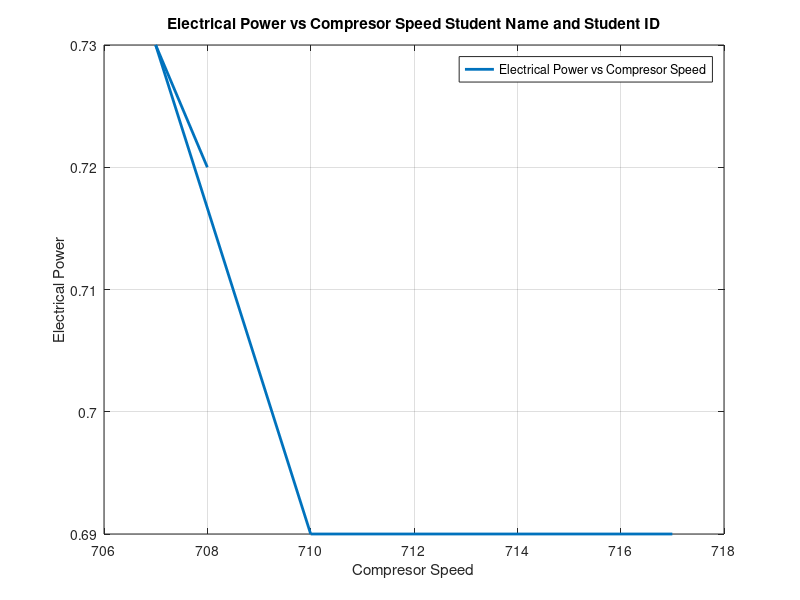

The MATLAB script that drew this image:
% Thermodynmaics Lab 
% Student Name: "Enter Your Student Name"
% Student ID: "Enter Your Student ID"
% Lab 05: To Analyse the compressor performance relative to with Electrical Power

% Graphs
% Draw a Graph between the Compressor Speed and Electrical Power
% Given Data
Compressor_Speed = [717, 710, 707, 708, 708];
Electrical_Power = [0.69, 0.69, 0.73, 0.72, 0.72];

% Plotting 
plot(Compressor_Speed, Electrical_Power, 'Linewidth', 2);

% Cutomization
xlabel ('Compresor Speed');
ylabel ('Electrical Power');
title ('Electrical Power vs Compresor Speed Student Name and Student ID')
legend ('Electrical Power vs Compresor Speed');
grid on;
